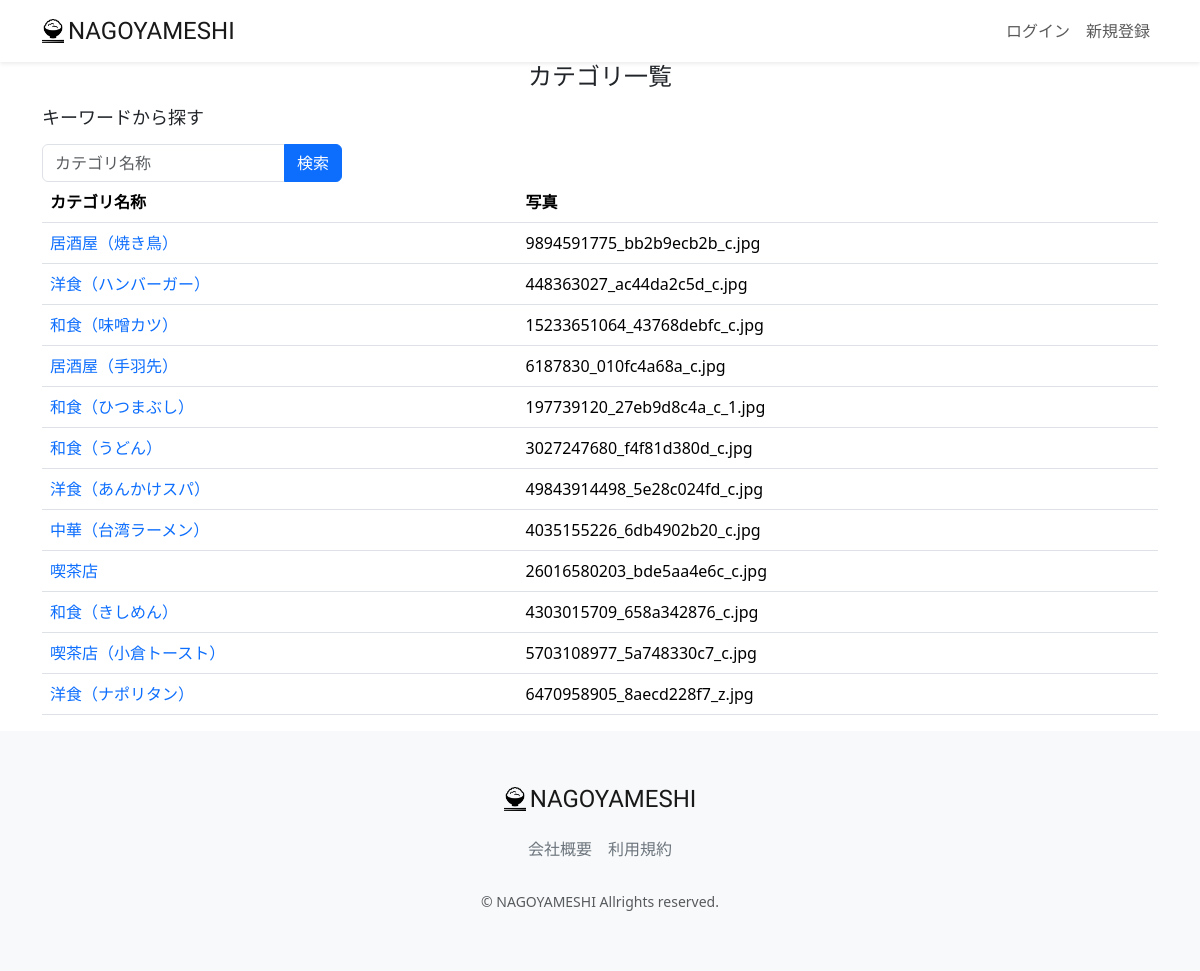
The page /category-list/ on the database its author committed.
### restaurant/models.py (models this page shows, shortened)
class Category(models.Model):
    name = models.CharField(verbose_name="カテゴリー名", max_length=200)
    photo = models.ImageField(verbose_name='写真', blank=True, null=True)
    class Meta:
        verbose_name_plural = "Category"

### restaurant/views.py (the view)
# urls.py: path("category-list/", views.CategoryListView.as_view(), name="category_list"),
class CategoryListView(generic.ListView):
    model = models.Category
    template_name = 'admin/category_list.html'
    paginate_by = 20
    def get_queryset(self):
        keyword = self.request.GET.get('keyword')
        button_type = self.request.GET.get('button_type')
        print(f'button_type {button_type}')
        keyword = keyword if keyword is not None else ''
        if button_type == 'keyword':
            self.request.session['keyword_session'] = keyword
        keyword_session = self.request.session.get('keyword_session')
        if keyword_session is not None :
            queryset = models.Category.objects.filter(Q(name__icontains=keyword_session)).order_by('id')
        else:
            queryset = models.Category.objects.all().order_by('id')
        return queryset
    def get_context_data(self, **kwargs):
        context = super(CategoryListView, self).get_context_data(**kwargs)
        return context

### restaurant/templates/admin/category_list.html (shortened to what this page needs)
{% extends "layout/base.html" %}
{% load static %}
{% block content %}
<main>
    <h1 class="mb-3 text-center">カテゴリ一覧</h1>
    <div class="container nagoyameshi-container">
        <h3 class="mb-3">キーワードから探す</h3>
        <form method="GET" action="{% url 'category_list' %}"class="user-search-box">
            <div class="input-group">
                <input type="text" class="form-control" placeholder="カテゴリ名称" name="keyword">
                <button type="submit" class="btn btn-primary text-whiteshadow-sm">検索</button>
            </div>
        </form>
    </div>
    <div class="container nagoyameshi-container">
        <table class="table">
            <thead>
                <tr>
                    <th scope="col">カテゴリ名称</th>
                    <th scope="col">写真</th>
                </tr>
            </thead>
            <tbody>
                {% for category in object_list %}
                    <tr>
                        <td>
                            <a href="{% url 'category_detail' category.id %}">
                            {{ category.name }}
                            </a>
                        </td>
                        <td>{{ category.photo }} </td>
                    </tr>
                {% endfor %}
            </tbody>
        </table>
    </div>
</main>
{% endblock %}

### static/css/nagoyameshi.css (style rules this page uses)
h1 { font-size: 1.5rem; }
h3 { font-size: 1.125rem; }
.user-search-box { max-width: 300px; }
a { text-decoration: none !important; }

### rows shown on the page
Category: name "居酒屋（焼き鳥）", photo "9894591775_bb2b9ecb2b_c.jpg"
Category: name "洋食（ハンバーガー）", photo "448363027_ac44da2c5d_c.jpg"
Category: name "和食（味噌カツ）", photo "15233651064_43768debfc_c.jpg"
Category: name "居酒屋（手羽先）", photo "6187830_010fc4a68a_c.jpg"
Category: name "和食（ひつまぶし）", photo "197739120_27eb9d8c4a_c_1.jpg"
Category: name "和食（うどん）", photo "3027247680_f4f81d380d_c.jpg"
Category: name "洋食（あんかけスパ）", photo "49843914498_5e28c024fd_c.jpg"
Category: name "中華（台湾ラーメン）", photo "4035155226_6db4902b20_c.jpg"
Category: name "喫茶店", photo "26016580203_bde5aa4e6c_c.jpg"
Category: name "和食（きしめん）", photo "4303015709_658a342876_c.jpg"
Category: name "喫茶店（小倉トースト）", photo "5703108977_5a748330c7_c.jpg"
Category: name "洋食（ナポリタン）", photo "6470958905_8aecd228f7_z.jpg"
